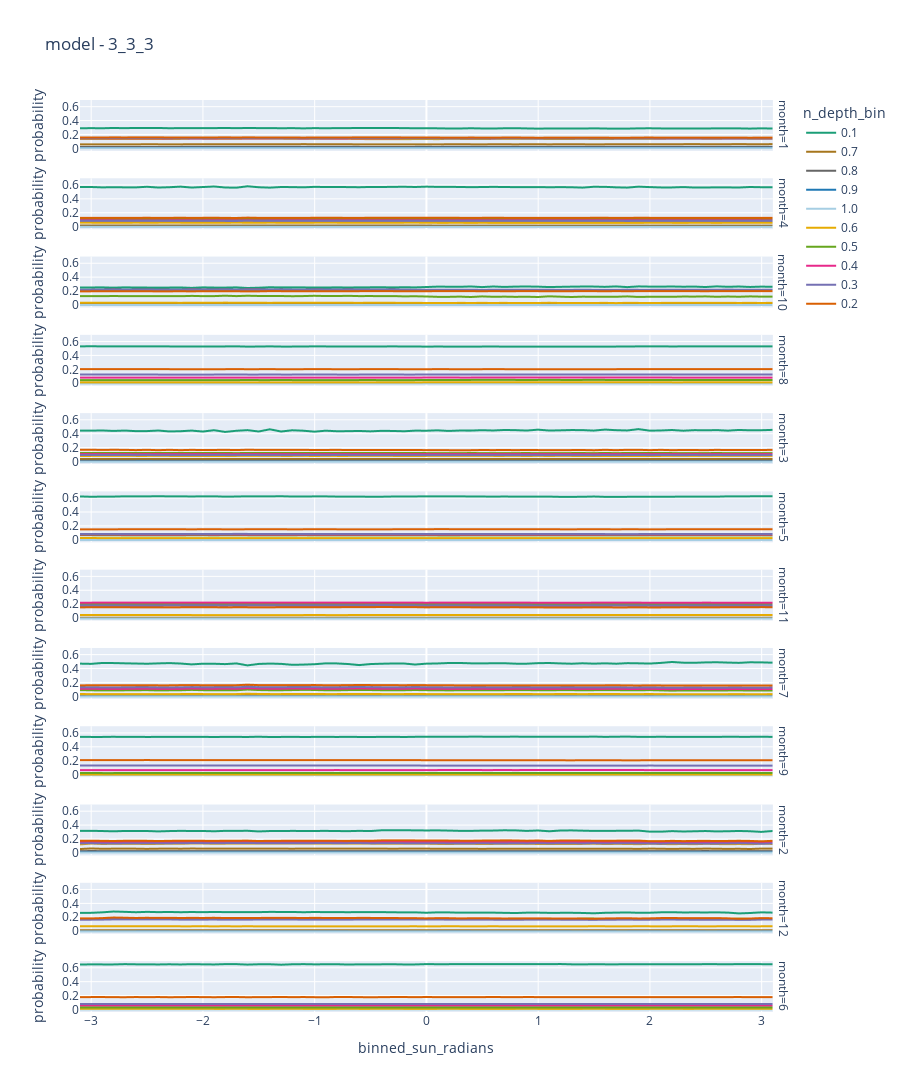

The notebook cell saved with this chart:
### Code cell
data['month'] = data['time'].apply(lambda x: x.month)
data['sun_radians'] = np.arctan2(data['sin_sun'], data['cos_sun'])
data['binned_sun_radians'] = round(data['sun_radians'] * 10) / (10)
df = data.groupby(['month', 'binned_sun_radians', 'n_depth_bin'])['probability'].mean().reset_index()
px.line(
    df.sort_values('binned_sun_radians'), x='binned_sun_radians', y='probability', color='n_depth_bin', 
    color_discrete_map=color_discrete_map, title=f'model - {model}', facet_row='month', height=1600
)
